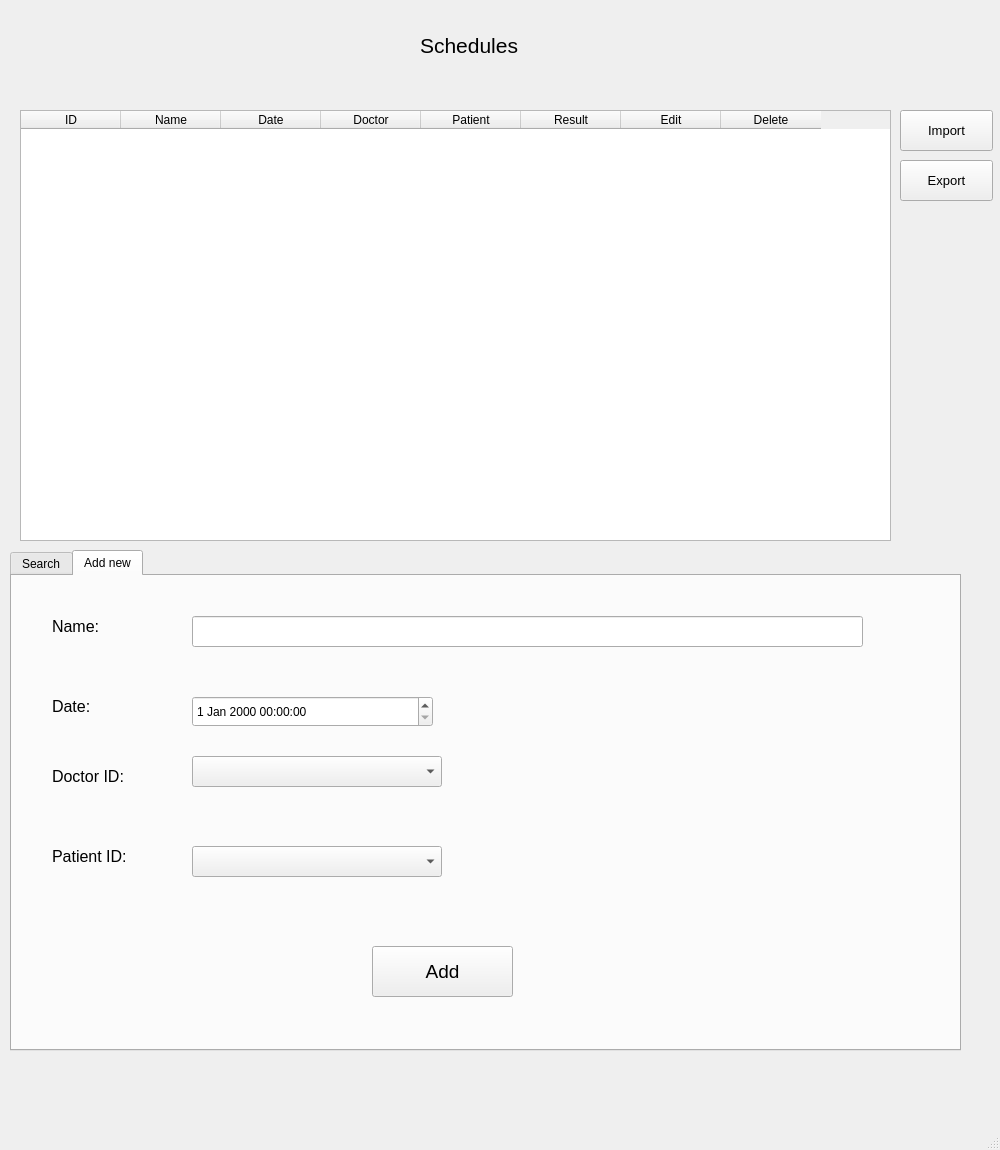
<?xml version="1.0" encoding="UTF-8"?>
<ui version="4.0">
 <class>schedule_window</class>
 <widget class="QMainWindow" name="schedule_window">
  <property name="geometry">
   <rect>
    <x>0</x>
    <y>0</y>
    <width>1000</width>
    <height>1150</height>
   </rect>
  </property>
  <property name="maximumSize">
   <size>
    <width>1000</width>
    <height>1150</height>
   </size>
  </property>
  <property name="windowTitle">
   <string>Schedule Manage</string>
  </property>
  <widget class="QWidget" name="centralwidget">
   <widget class="QPushButton" name="pushButton">
    <property name="geometry">
     <rect>
      <x>900</x>
      <y>110</y>
      <width>93</width>
      <height>41</height>
     </rect>
    </property>
    <property name="font">
     <font>
      <pointsize>10</pointsize>
     </font>
    </property>
    <property name="text">
     <string>Import</string>
    </property>
   </widget>
   <widget class="QTabWidget" name="tabWidget">
    <property name="geometry">
     <rect>
      <x>10</x>
      <y>550</y>
      <width>951</width>
      <height>501</height>
     </rect>
    </property>
    <property name="currentIndex">
     <number>1</number>
    </property>
    <widget class="QWidget" name="tab">
     <attribute name="title">
      <string>Search</string>
     </attribute>
     <widget class="QGroupBox" name="groupBox">
      <property name="geometry">
       <rect>
        <x>10</x>
        <y>10</y>
        <width>921</width>
        <height>211</height>
       </rect>
      </property>
      <property name="title">
       <string>Search Schedule</string>
      </property>
      <widget class="QLabel" name="label_2">
       <property name="geometry">
        <rect>
         <x>30</x>
         <y>30</y>
         <width>61</width>
         <height>16</height>
        </rect>
       </property>
       <property name="font">
        <font>
         <pointsize>11</pointsize>
         <weight>75</weight>
         <bold>true</bold>
        </font>
       </property>
       <property name="text">
        <string>Name:</string>
       </property>
      </widget>
      <widget class="QLineEdit" name="lineEdit">
       <property name="geometry">
        <rect>
         <x>110</x>
         <y>21</y>
         <width>751</width>
         <height>41</height>
        </rect>
       </property>
      </widget>
      <widget class="QPushButton" name="pushButton_3">
       <property name="geometry">
        <rect>
         <x>390</x>
         <y>160</y>
         <width>171</width>
         <height>41</height>
        </rect>
       </property>
       <property name="font">
        <font>
         <pointsize>12</pointsize>
        </font>
       </property>
       <property name="text">
        <string>Search schedule</string>
       </property>
      </widget>
      <widget class="QLabel" name="label_3">
       <property name="geometry">
        <rect>
         <x>30</x>
         <y>100</y>
         <width>101</width>
         <height>21</height>
        </rect>
       </property>
       <property name="font">
        <font>
         <pointsize>11</pointsize>
         <weight>75</weight>
         <bold>true</bold>
        </font>
       </property>
       <property name="text">
        <string>Date from:</string>
       </property>
      </widget>
      <widget class="QDateTimeEdit" name="dateTimeEdit">
       <property name="geometry">
        <rect>
         <x>150</x>
         <y>90</y>
         <width>194</width>
         <height>31</height>
        </rect>
       </property>
      </widget>
      <widget class="QLabel" name="label_8">
       <property name="geometry">
        <rect>
         <x>520</x>
         <y>90</y>
         <width>81</width>
         <height>21</height>
        </rect>
       </property>
       <property name="font">
        <font>
         <pointsize>11</pointsize>
         <weight>75</weight>
         <bold>true</bold>
        </font>
       </property>
       <property name="text">
        <string>Date to:</string>
       </property>
      </widget>
      <widget class="QDateTimeEdit" name="dateTimeEdit_2">
       <property name="geometry">
        <rect>
         <x>610</x>
         <y>90</y>
         <width>194</width>
         <height>31</height>
        </rect>
       </property>
      </widget>
     </widget>
    </widget>
    <widget class="QWidget" name="tab_2">
     <attribute name="title">
      <string>Add new</string>
     </attribute>
     <widget class="QLabel" name="label_4">
      <property name="geometry">
       <rect>
        <x>40</x>
        <y>20</y>
        <width>81</width>
        <height>61</height>
       </rect>
      </property>
      <property name="font">
       <font>
        <pointsize>12</pointsize>
        <weight>50</weight>
        <bold>false</bold>
       </font>
      </property>
      <property name="text">
       <string>Name:</string>
      </property>
     </widget>
     <widget class="QLabel" name="label_5">
      <property name="geometry">
       <rect>
        <x>40</x>
        <y>100</y>
        <width>81</width>
        <height>61</height>
       </rect>
      </property>
      <property name="font">
       <font>
        <pointsize>12</pointsize>
        <weight>50</weight>
        <bold>false</bold>
       </font>
      </property>
      <property name="text">
       <string>Date:</string>
      </property>
     </widget>
     <widget class="QLabel" name="label_6">
      <property name="geometry">
       <rect>
        <x>40</x>
        <y>170</y>
        <width>101</width>
        <height>61</height>
       </rect>
      </property>
      <property name="font">
       <font>
        <pointsize>12</pointsize>
        <weight>50</weight>
        <bold>false</bold>
       </font>
      </property>
      <property name="text">
       <string>Doctor ID:</string>
      </property>
     </widget>
     <widget class="QLabel" name="label_7">
      <property name="geometry">
       <rect>
        <x>40</x>
        <y>250</y>
        <width>101</width>
        <height>61</height>
       </rect>
      </property>
      <property name="font">
       <font>
        <pointsize>12</pointsize>
        <weight>50</weight>
        <bold>false</bold>
       </font>
      </property>
      <property name="text">
       <string>Patient ID:</string>
      </property>
     </widget>
     <widget class="QLineEdit" name="lineEdit_2">
      <property name="geometry">
       <rect>
        <x>180</x>
        <y>40</y>
        <width>671</width>
        <height>31</height>
       </rect>
      </property>
     </widget>
     <widget class="QPushButton" name="pushButton_4">
      <property name="geometry">
       <rect>
        <x>360</x>
        <y>370</y>
        <width>141</width>
        <height>51</height>
       </rect>
      </property>
      <property name="font">
       <font>
        <pointsize>14</pointsize>
       </font>
      </property>
      <property name="text">
       <string>Add</string>
      </property>
     </widget>
     <widget class="QDateTimeEdit" name="dateTimeEdit_3">
      <property name="geometry">
       <rect>
        <x>180</x>
        <y>120</y>
        <width>241</width>
        <height>31</height>
       </rect>
      </property>
     </widget>
     <widget class="QComboBox" name="comboBox">
      <property name="geometry">
       <rect>
        <x>180</x>
        <y>180</y>
        <width>250</width>
        <height>31</height>
       </rect>
      </property>
     </widget>
     <widget class="QComboBox" name="comboBox_2">
      <property name="geometry">
       <rect>
        <x>180</x>
        <y>270</y>
        <width>250</width>
        <height>31</height>
       </rect>
      </property>
     </widget>
    </widget>
   </widget>
   <widget class="QTableWidget" name="tableWidget">
    <property name="geometry">
     <rect>
      <x>20</x>
      <y>110</y>
      <width>871</width>
      <height>431</height>
     </rect>
    </property>
    <column>
     <property name="text">
      <string>ID</string>
     </property>
    </column>
    <column>
     <property name="text">
      <string>Name</string>
     </property>
    </column>
    <column>
     <property name="text">
      <string>Date</string>
     </property>
    </column>
    <column>
     <property name="text">
      <string>Doctor</string>
     </property>
    </column>
    <column>
     <property name="text">
      <string>Patient</string>
     </property>
    </column>
    <column>
     <property name="text">
      <string>Result</string>
     </property>
    </column>
    <column>
     <property name="text">
      <string>Edit</string>
     </property>
    </column>
    <column>
     <property name="text">
      <string>Delete</string>
     </property>
    </column>
   </widget>
   <widget class="QPushButton" name="pushButton_2">
    <property name="geometry">
     <rect>
      <x>900</x>
      <y>160</y>
      <width>93</width>
      <height>41</height>
     </rect>
    </property>
    <property name="font">
     <font>
      <pointsize>10</pointsize>
     </font>
    </property>
    <property name="text">
     <string>Export</string>
    </property>
   </widget>
   <widget class="QLabel" name="label">
    <property name="geometry">
     <rect>
      <x>420</x>
      <y>10</y>
      <width>211</width>
      <height>71</height>
     </rect>
    </property>
    <property name="font">
     <font>
      <pointsize>16</pointsize>
     </font>
    </property>
    <property name="text">
     <string>Schedules</string>
    </property>
   </widget>
  </widget>
  <widget class="QMenuBar" name="menubar">
   <property name="geometry">
    <rect>
     <x>0</x>
     <y>0</y>
     <width>1000</width>
     <height>26</height>
    </rect>
   </property>
  </widget>
  <widget class="QStatusBar" name="statusbar"/>
 </widget>
 <resources/>
 <connections/>
</ui>
